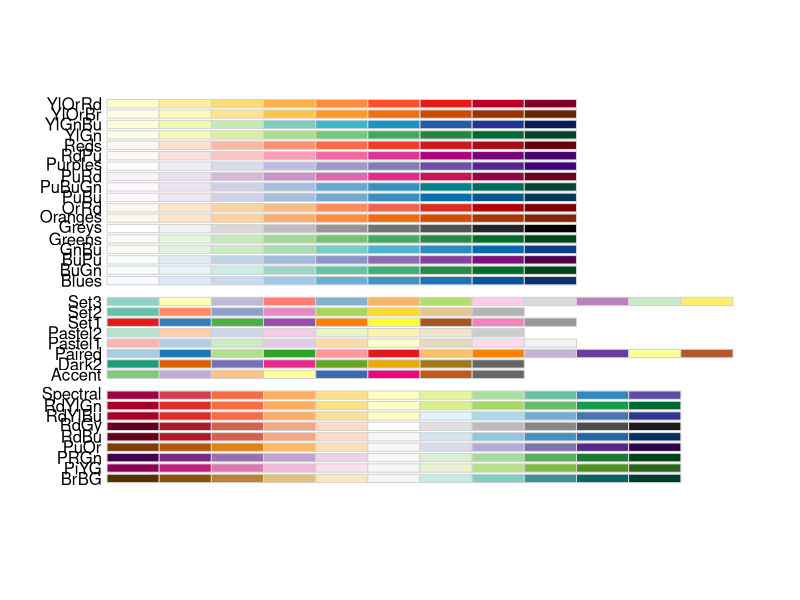
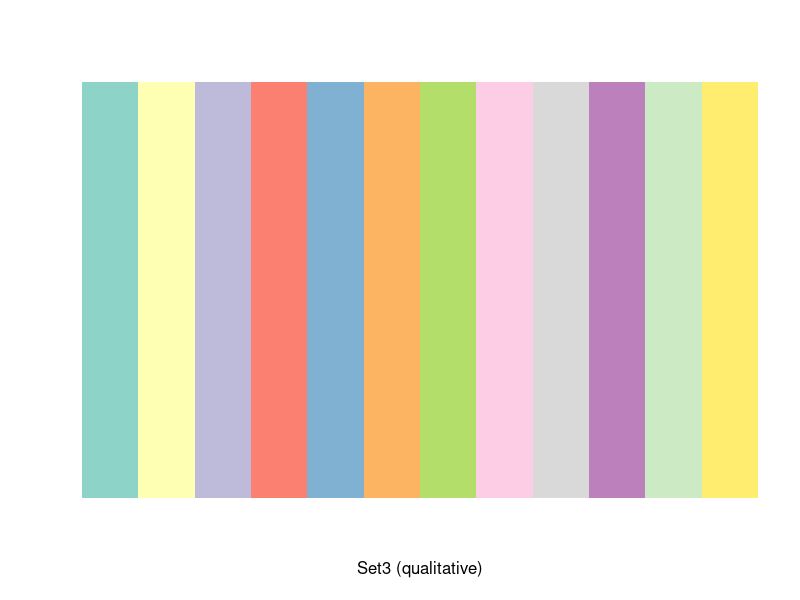
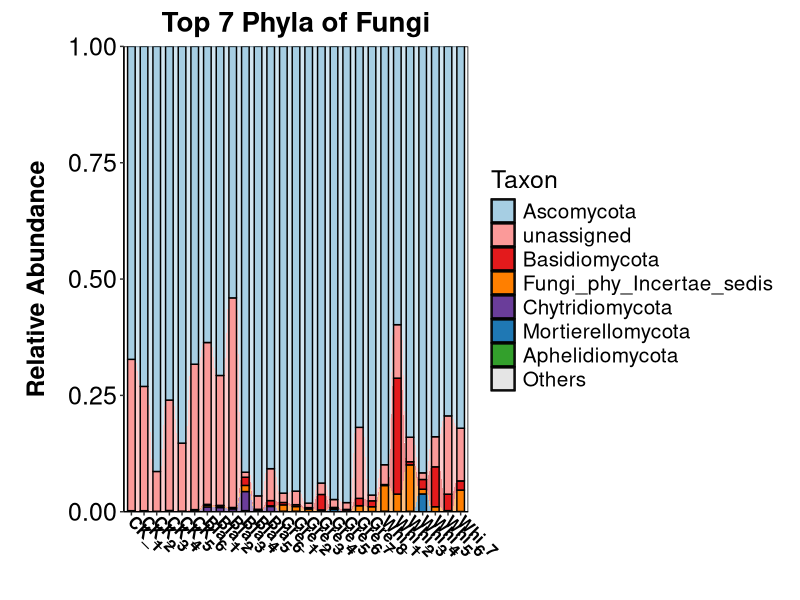
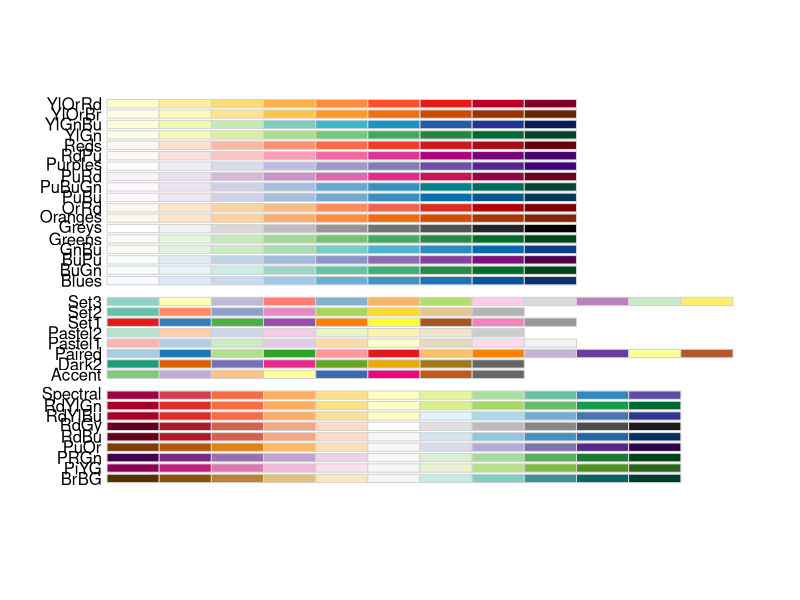
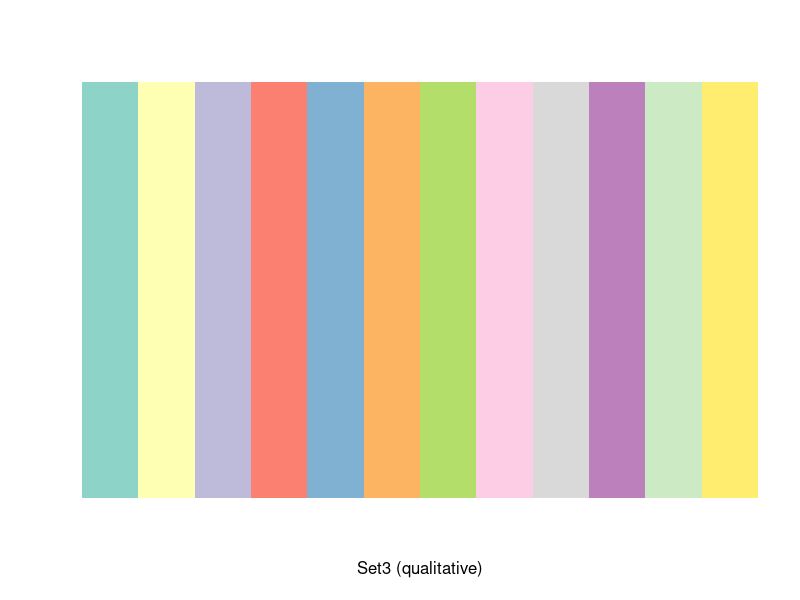
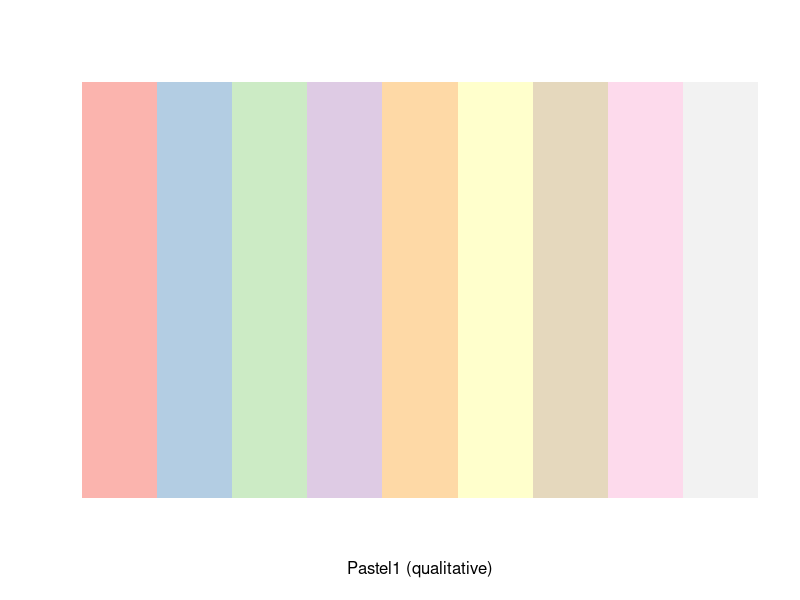
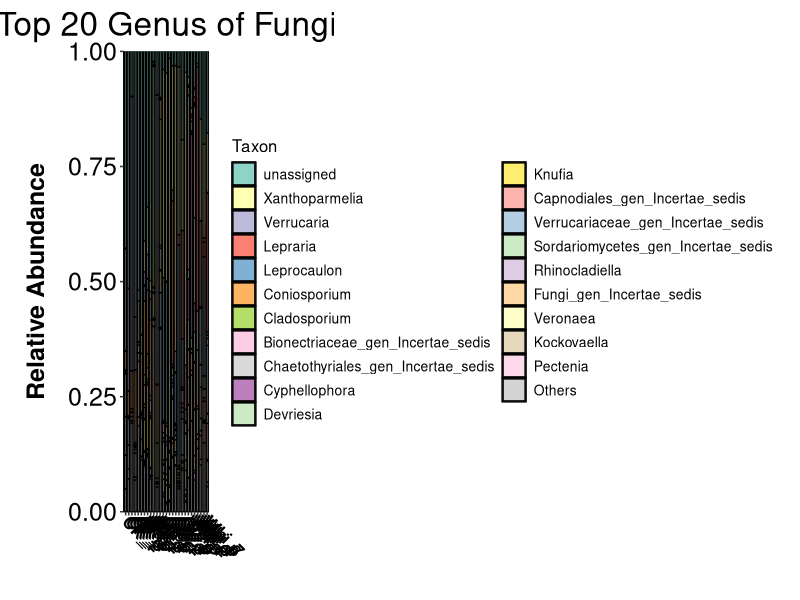

Write R code to recreate these figures, in order.

rm(list=ls())



abundance <- read.table("Taxonomy_ITS_2Phylum.txt",header = TRUE, sep = "\t")


library(tidyverse)
abundance_tmp<-separate(data=abundance, col=Phylum, 
                              into = c("Kingdom","Phylum"),
                              sep = "\\|")
abundance_tmp<-abundance_tmp[,-1]


unassigned_tmp<-abundance_tmp[abundance_tmp$Phylum=="unassigned",]
unassigned<-apply(unassigned_tmp[,2:length(colnames(unassigned_tmp))],2,sum)
unassigned<-as.data.frame(unassigned)
unassigned<-t(unassigned)
unassigned<-as.data.frame(unassigned)
unassigned$Phylum<-c("unassigned")

uncultured_tmp<-abundance_tmp[abundance_tmp$Phylum=="uncultured",]
uncultured<-apply(uncultured_tmp[,2:length(colnames(uncultured_tmp))],2,sum)
uncultured<-as.data.frame(uncultured)
uncultured<-t(uncultured)
uncultured<-as.data.frame(uncultured)
uncultured$Phylum<-c("uncultured")
uncultured<-as.data.frame(uncultured)

abundance_tmp_1<-filter(abundance_tmp,abundance_tmp$Phylum!="unassigned") 
abundance_tmp_2<-filter(abundance_tmp_1,abundance_tmp_1$Phylum!="uncultured") 
abundance_tmp<-rbind(abundance_tmp_2,uncultured,unassigned)


abundance<-abundance_tmp
rm(abundance_tmp,abundance_tmp_1,abundance_tmp_2,
   unassigned,unassigned_tmp,uncultured,uncultured_tmp )

f.abundance<-abundance[,-1]
rownames(f.abundance)<-abundance$Phylum

f.abundance<-f.abundance/100

Leshan_ITS_abundance<-f.abundance


sum <- apply(Leshan_ITS_abundance,1,sum) 
Leshan_ITS_abundance <- cbind(Leshan_ITS_abundance,sum)
Leshan_ITS_abundance <- as.data.frame(Leshan_ITS_abundance)
Leshan_ITS_abundance <- Leshan_ITS_abundance[order(Leshan_ITS_abundance[,"sum"],decreasing = T),]
Leshan_ITS_abundance <- subset(Leshan_ITS_abundance, select = -sum)

Leshan_ITS_abundance <- Leshan_ITS_abundance[1:7,]
Leshan_ITS_abundance <- t(Leshan_ITS_abundance)
sum <- apply(Leshan_ITS_abundance,1,sum) 
Others <- 1-sum
Leshan_ITS_abundance <- cbind(Leshan_ITS_abundance,Others)
Leshan_ITS_abundance <- t(Leshan_ITS_abundance)

Leshan_ITS_abundance<-t(Leshan_ITS_abundance)
Leshan_ITS_abundance<-as.data.frame(Leshan_ITS_abundance)
Leshan_ITS_abundance$X<-c(rownames(Leshan_ITS_abundance))
Leshan_ITS_abundance<-Leshan_ITS_abundance[order(Leshan_ITS_abundance$X),]
Leshan_ITS_abundance<-subset(Leshan_ITS_abundance, select = -X)
Leshan_ITS_abundance<-t(Leshan_ITS_abundance)

Leshan_ITS_abundance<-Leshan_ITS_abundance[,c(7:12,1:6,13:length(colnames(Leshan_ITS_abundance)))]

file_Leshan_ITS_abundance<-round(Leshan_ITS_abundance*100,digits=2)
write.csv(file_Leshan_ITS_abundance, file="Leshan_ITS_Phyla.csv", quote = FALSE)

library(reshape2)
taxon <- melt(Leshan_ITS_abundance)
colnames(taxon) <- c("Taxon","variable","value")
library(ggplot2)
library(ggalluvial)


library(RColorBrewer)
display.brewer.all()
display.brewer.pal(12,'Set3')
brewer.pal(12,'Set3')
# 
# Palette <- c(brewer.pal(12,'Set3'))
# Palette<-Palette[c(1:8,10:11,9)]
# Palette<-Palette[c(4:6,1:3,7:11)]
# rownames(file_Leshan_ITS_abundance)

# "#1f78b4", "#33a02c", "#e31a1c", "#ff7f00", "#6a3d9a", "#b15928", "#a6cee3", "#b2df8a", "#fb9a99", "#fdbf6f"
Palette <- c("Ascomycota"="#a6cee3","unassigned" ="#fb9a99",
             "Basidiomycota"="#e31a1c","Fungi_phy_Incertae_sedis"="#ff7f00",
             "Chytridiomycota" = "#6a3d9a", "Mortierellomycota" ="#1f78b4",
             "Aphelidiomycota" = "#33a02c", "Others"= "gray90")

p <- ggplot(data = taxon,aes(x = variable, y = value, alluvium = Taxon, stratum = Taxon))
p1 <- p + geom_alluvium(aes(fill = Taxon),alpha = .5,width = 0.6) + 
  geom_stratum(aes(fill = Taxon),width = 0.6)
p2 <- p1 + ylab(label = "Relative Abundance") + xlab(label = "")
p3 <- p2 + scale_fill_manual(values = Palette) +
  theme_bw()+ theme(panel.grid=element_blank()) + 
  theme(panel.border = element_blank()) +
  theme(panel.background=element_rect(fill='transparent', color='black'),plot.margin = unit(c(3,5,1,1),"mm")) +

 theme(axis.text.x=element_text(colour="black",size=12,face = "bold",angle = -45,vjust = 0.5,hjust = 0)) + 
 theme(axis.text.y=element_text(colour = "black",size = 18)) + 
  theme(axis.line = element_line(colour = "black"))+
 theme(axis.title.y = element_text(size = 18,face = "bold",margin = unit(c(0,1,0,1),"lines")))+
  scale_y_continuous(expand = c(0,0))
p5 <- p3 + theme(legend.text = element_text(colour = "black",size = 15)) + 
  theme(legend.title = element_text(size = 18,colour = "black")) + 
  labs(title = "Top 7 Phyla of Fungi")+
  theme(text=element_text(size=20))+
  theme(plot.title = element_text(hjust = 0.5,size = 20,face = "bold")) 
p5
#PDF_4*12inches


















rm(list=ls())
library(RColorBrewer)
display.brewer.all()
display.brewer.pal(12,'Set3')
display.brewer.pal(9,'Pastel1')
brewer.pal(12,'Set3')
brewer.pal(9,'Pastel1')

Palette_Set3 <- c(brewer.pal(12,'Set3'))
Palette_Pastel1<-c(brewer.pal(8,'Pastel1'))
Palette<-c(Palette_Set3,Palette_Pastel1,"lightgray")



abundance <- read.table("Taxonomy_ITS_6Genus.txt",header = TRUE, sep = "\t")


library(tidyverse)
abundance_tmp<-abundance
abundance_tmp<-separate(data=abundance, col=Genus, 
                        into = c("Kingdom","Phylum", "Class", "Order", "Family", "Genus"),
                        sep = "\\|")
abundance_tmp<-abundance_tmp[,-c(1:5)]

unassigned_tmp<-abundance_tmp[abundance_tmp$Genus=="unassigned",]
unassigned<-apply(unassigned_tmp[,2:length(colnames(unassigned_tmp))],2,sum)
unassigned<-as.data.frame(unassigned)
unassigned<-t(unassigned)
unassigned<-as.data.frame(unassigned)
unassigned$Genus<-c("unassigned")

uncultured_tmp<-abundance_tmp[abundance_tmp$Genus=="uncultured",]
uncultured<-apply(uncultured_tmp[,2:length(colnames(uncultured_tmp))],2,sum)
uncultured<-as.data.frame(uncultured)
uncultured<-t(uncultured)
uncultured<-as.data.frame(uncultured)
uncultured$Genus<-c("uncultured")
uncultured<-as.data.frame(uncultured)

abundance_tmp_1<-filter(abundance_tmp,abundance_tmp$Genus!="unassigned") 
abundance_tmp_2<-filter(abundance_tmp_1,abundance_tmp_1$Genus!="uncultured") 
abundance_tmp<-rbind(abundance_tmp_2,uncultured,unassigned)


abundance<-abundance_tmp
rm(abundance_tmp,abundance_tmp_1,abundance_tmp_2,
   unassigned,unassigned_tmp,uncultured,uncultured_tmp )


f.abundance<-abundance[,-1]
rownames(f.abundance)<-abundance$Genus
f.abundance<-f.abundance/100
Leshan_ITS_abundance<-f.abundance


sum <- apply(Leshan_ITS_abundance,1,sum) 
Leshan_ITS_abundance <- cbind(Leshan_ITS_abundance,sum)
Leshan_ITS_abundance <- as.data.frame(Leshan_ITS_abundance)
Leshan_ITS_abundance <- Leshan_ITS_abundance[order(Leshan_ITS_abundance[,"sum"],decreasing = T),]
Leshan_ITS_abundance <- subset(Leshan_ITS_abundance, select = -sum)

Leshan_ITS_abundance <- Leshan_ITS_abundance[1:20,]
Leshan_ITS_abundance <- t(Leshan_ITS_abundance)
sum <- apply(Leshan_ITS_abundance,1,sum) 
Others <- 1-sum
Leshan_ITS_abundance <- cbind(Leshan_ITS_abundance,Others)
Leshan_ITS_abundance <- t(Leshan_ITS_abundance)

Leshan_ITS_abundance<-t(Leshan_ITS_abundance)
Leshan_ITS_abundance<-as.data.frame(Leshan_ITS_abundance)
Leshan_ITS_abundance$X<-c(rownames(Leshan_ITS_abundance))
Leshan_ITS_abundance<-Leshan_ITS_abundance[order(Leshan_ITS_abundance$X),]
Leshan_ITS_abundance<-subset(Leshan_ITS_abundance, select = -X)
Leshan_ITS_abundance<-t(Leshan_ITS_abundance)
Leshan_ITS_abundance<-Leshan_ITS_abundance[,c(7:12,1:6,13:length(colnames(Leshan_ITS_abundance)))]
file_Leshan_ITS_abundance<-round(Leshan_ITS_abundance*100,digits=2)
write.csv(file_Leshan_ITS_abundance, file="Leshan_ITS_Genus.csv", quote = FALSE)

library(reshape2)
taxon <- melt(Leshan_ITS_abundance)
colnames(taxon) <- c("Taxon","variable","value")
library(ggplot2)
library(ggalluvial)





p <- ggplot(data = taxon,aes(x = variable, y = value, alluvium = Taxon, stratum = Taxon))
p1 <- p + geom_alluvium(aes(fill = Taxon),alpha = .5,width = 0.6) + 
  geom_stratum(aes(fill = Taxon),width = 0.6)
p2 <- p1 + ylab(label = "Relative Abundance") + xlab(label = "")
p3 <- p2 + scale_fill_manual(values = Palette) +
  theme_bw()+ theme(panel.grid=element_blank()) + 
  theme(panel.border = element_blank()) +
  theme(panel.background=element_rect(fill='transparent', color='black'),plot.margin = unit(c(3,5,1,1),"mm")) +
  #p4 <- p3 
  theme(axis.text.x=element_text(colour="black",size=12,face = "bold",angle = -45,vjust = 0.5,hjust = 0)) + 
  theme(axis.text.y=element_text(colour = "black",size = 18)) + 
  theme(axis.line = element_line(colour = "black"))+
  theme(axis.title.y = element_text(size = 18,face = "bold",margin = unit(c(0,1,0,1),"lines")))+
  scale_y_continuous(expand = c(0,0))
p5 <- p3 + theme(legend.text = element_text(colour = "black",size = 10)) + 
  theme(legend.title = element_text(size = 12,colour = "black")) + 
  labs(title = "Top 20 Genus of Fungi")+
  theme(text=element_text(size=20))+
  theme(plot.title = element_text(hjust = 0.5)) 
p5
#PDF_4*12inches


















